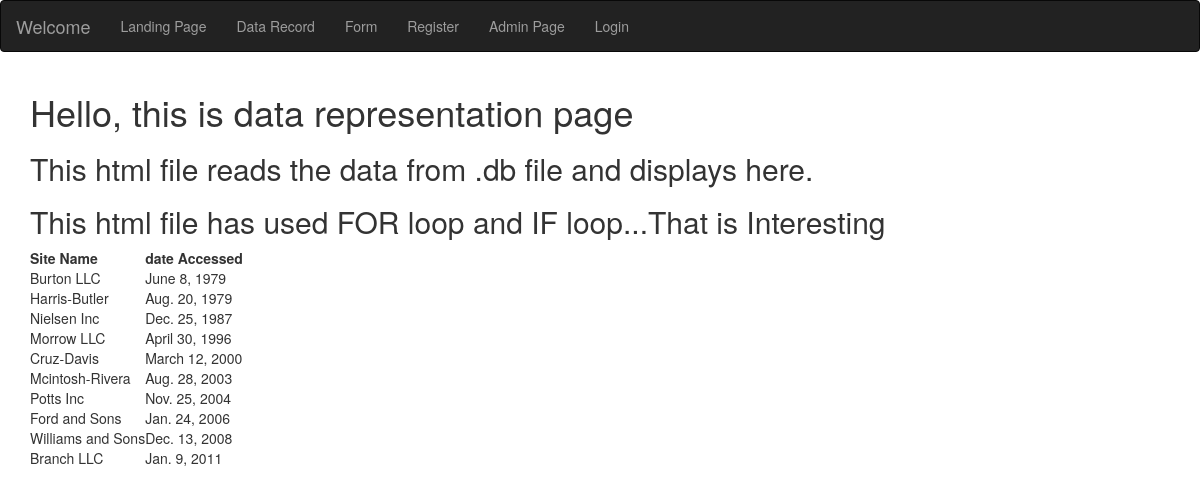
Page /more/data_record on the committed database.
### basic_app/models.py (models this page shows, shortened)
class AccessRecord(models.Model):
    name = models.ForeignKey(WebPage,on_delete=models.CASCADE)
    date = models.DateField()

class WebPage(models.Model):
    topic = models.ForeignKey(Topic,on_delete=models.CASCADE)
    name = models.CharField(max_length=264,unique=True)
    url =  models.URLField(unique = True)
    def __str__(self):
        return self.name

### basic_app/views.py (the view)
def MTV(mohini):
    webpg_list = AccessRecord.objects.order_by('date')
    new_dict = {'Date_List':webpg_list}
    return render(mohini,"basic_app/MTV_practice.html",context=new_dict)

### templates/basic_app/MTV_practice.html (shortened to what this page needs)
<!DOCTYPE html>
{% extends "basic_app/BASE_html.html" %}
{% load static %}
{% block my_block %}
<h1>Hello, this is data representation page</h1>
<h2>This html file reads the data from .db file and displays here.</h2>
<h2>This html file has used FOR loop and IF loop...That is Interesting</h2>
<div class="djangotwo">
  {% if Date_List %}
    <table>
      <thead>
        <th>Site Name</th>
        <th>date Accessed</th>
      </thead>
      {% for DATA in Date_List %}
        <tr>
          <td>{{ DATA.name }}</td>
          <td>{{ DATA.date }}</td>
        </tr>
      {% endfor %}
    </table>
  {% else %}
      <p>NO ACCESS RECORD FOUND</p>
  {% endif %}
</div>
{% endblock %}

### templates/basic_app/BASE_html.html (shortened to what this page needs)
<!DOCTYPE html>
<html lang="en" dir="ltr">
  <head>
    <link rel="stylesheet" href="https://maxcdn.bootstrapcdn.com/bootstrap/3.3.7/css/bootstrap.min.css">
    <body>
  </head>
  <body>
    <nav class='navbar navbar-inverse'>
      <div class="navbar-header">
        <a class="navbar-brand" href="#">Welcome</a>
      </div>
      <ul class="nav navbar-nav">
        <li><a href="{% url 'basic_app:myfunc' %}">Landing Page</a></li>
        <li><a href="{% url 'basic_app:MTV' %}">Data Record</a></li>
        <li><a href="{% url 'basic_app:form_name' %}">Form</a></li>
        <li><a href="{% url 'basic_app:register'  %}">Register</a></li>
        <li><a href="{% url 'admin:index'  %}">Admin Page</a></li>
        {% if user.is_authenticated %}
          <li><a href="{% url 'logout' %}">Logout</a></li>
        {% else %}
            <li><a href="{% url 'basic_app:user_login' %}">Login</a></li>
        {% endif %}
      </ul>
    </nav>
    <div class="container">
      {% block my_block %}{% endblock %}
    </div>
  </body>
</html>

### rows in the picture
AccessRecord: name "Burton LLC", date "June 8, 1979"
AccessRecord: name "Harris-Butler", date "Aug. 20, 1979"
AccessRecord: name "Nielsen Inc", date "Dec. 25, 1987"
AccessRecord: name "Morrow LLC", date "April 30, 1996"
AccessRecord: name "Cruz-Davis", date "March 12, 2000"
AccessRecord: name "Mcintosh-Rivera", date "Aug. 28, 2003"
AccessRecord: name "Potts Inc", date "Nov. 25, 2004"
AccessRecord: name "Ford and Sons", date "Jan. 24, 2006"
AccessRecord: name "Williams and Sons", date "Dec. 13, 2008"
AccessRecord: name "Branch LLC", date "Jan. 9, 2011"
